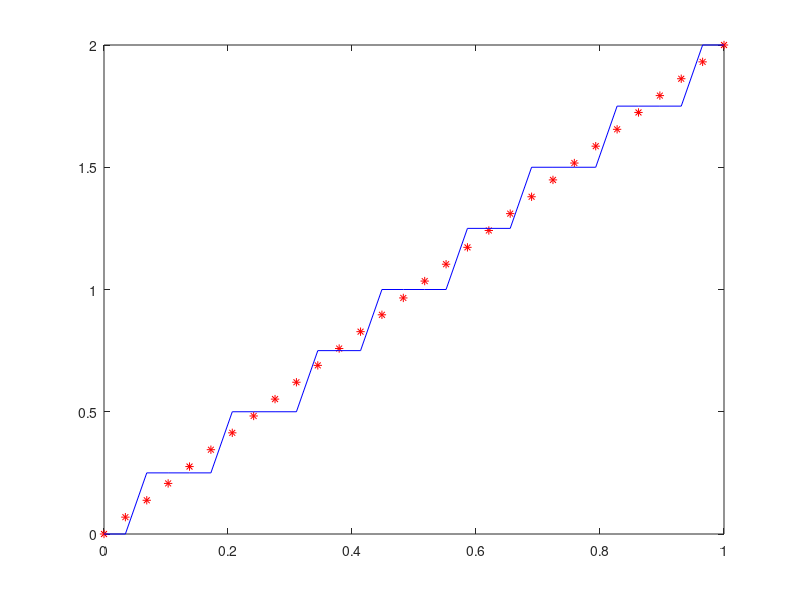

Recreate this plot in MATLAB.
clc;
clear all;
close all;

V_fs=2;



t=linspace(0,1,30);
x_test=t*V_fs;


N_bit=4;
N_lev=2^N_bit;
Delta_q =(2*V_fs)/N_lev;

q=round(x_test/Delta_q);
x_q=q*Delta_q;



plot(t,x_test,'*r');
hold on;

plot(t,x_q,'b');